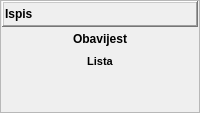
                <widget class="QFrame" name="fraIspis">
                 <property name="sizePolicy">
                  <sizepolicy hsizetype="Preferred" vsizetype="Expanding">
                   <horstretch>0</horstretch>
                   <verstretch>0</verstretch>
                  </sizepolicy>
                 </property>
                 <property name="frameShape">
                  <enum>QFrame::StyledPanel</enum>
                 </property>
                 <property name="frameShadow">
                  <enum>QFrame::Raised</enum>
                 </property>
                 <layout class="QVBoxLayout" name="verticalLayout_13">
                  <property name="spacing">
                   <number>1</number>
                  </property>
                  <property name="leftMargin">
                   <number>1</number>
                  </property>
                  <property name="topMargin">
                   <number>0</number>
                  </property>
                  <property name="rightMargin">
                   <number>1</number>
                  </property>
                  <property name="bottomMargin">
                   <number>0</number>
                  </property>
                  <item>
                   <widget class="QFrame" name="fraTipKupcaTitle_4">
                    <property name="sizePolicy">
                     <sizepolicy hsizetype="Preferred" vsizetype="Maximum">
                      <horstretch>0</horstretch>
                      <verstretch>0</verstretch>
                     </sizepolicy>
                    </property>
                    <property name="frameShape">
                     <enum>QFrame::WinPanel</enum>
                    </property>
                    <property name="frameShadow">
                     <enum>QFrame::Raised</enum>
                    </property>
                    <layout class="QHBoxLayout" name="horizontalLayout_9">
                     <property name="spacing">
                      <number>1</number>
                     </property>
                     <property name="leftMargin">
                      <number>1</number>
                     </property>
                     <property name="topMargin">
                      <number>0</number>
                     </property>
                     <property name="rightMargin">
                      <number>1</number>
                     </property>
                     <property name="bottomMargin">
                      <number>0</number>
                     </property>
                     <item>
                      <widget class="QLabel" name="lblIspisTitle">
                       <property name="font">
                        <font>
                         <weight>75</weight>
                         <bold>true</bold>
                        </font>
                       </property>
                       <property name="text">
                        <string>Ispis</string>
                       </property>
                      </widget>
                     </item>
                     <item>
                      <widget class="QPushButton" name="pushButton_5">
                       <property name="sizePolicy">
                        <sizepolicy hsizetype="Maximum" vsizetype="Fixed">
                         <horstretch>0</horstretch>
                         <verstretch>0</verstretch>
                        </sizepolicy>
                       </property>
                       <property name="text">
                        <string/>
                       </property>
                       <property name="icon">
                        <iconset resource="../../resources/DonatForm.qrc">
                         <normaloff>:/InDonat/Forms/images/ig_menuGreenUp.gif</normaloff>:/InDonat/Forms/images/ig_menuGreenUp.gif</iconset>
                       </property>
                       <property name="iconSize">
                        <size>
                         <width>16</width>
                         <height>16</height>
                        </size>
                       </property>
                       <property name="flat">
                        <bool>true</bool>
                       </property>
                      </widget>
                     </item>
                    </layout>
                   </widget>
                  </item>
                  <item>
                   <widget class="QFrame" name="fraTipKupcaButtons_4">
                    <property name="sizePolicy">
                     <sizepolicy hsizetype="Preferred" vsizetype="Expanding">
                      <horstretch>0</horstretch>
                      <verstretch>0</verstretch>
                     </sizepolicy>
                    </property>
                    <property name="frameShape">
                     <enum>QFrame::NoFrame</enum>
                    </property>
                    <property name="frameShadow">
                     <enum>QFrame::Raised</enum>
                    </property>
                    <layout class="QVBoxLayout" name="verticalLayout_14">
                     <property name="spacing">
                      <number>1</number>
                     </property>
                     <property name="leftMargin">
                      <number>1</number>
                     </property>
                     <property name="topMargin">
                      <number>0</number>
                     </property>
                     <property name="rightMargin">
                      <number>1</number>
                     </property>
                     <property name="bottomMargin">
                      <number>0</number>
                     </property>
                     <item>
                      <widget class="QPushButton" name="btnObavijest">
                       <property name="font">
                        <font>
                         <weight>75</weight>
                         <bold>true</bold>
                        </font>
                       </property>
                       <property name="cursor">
                        <cursorShape>PointingHandCursor</cursorShape>
                       </property>
                       <property name="text">
                        <string>Obavijest</string>
                       </property>
                       <property name="icon">
                        <iconset resource="../../resources/DonatForm.qrc">
                         <normaloff>:/InDonat/Forms/images/dll-icon.jpg</normaloff>:/InDonat/Forms/images/dll-icon.jpg</iconset>
                       </property>
                       <property name="flat">
                        <bool>true</bool>
                       </property>
                      </widget>
                     </item>
                     <item>
                      <widget class="QPushButton" name="btnListaIspis">
                       <property name="font">
                        <font>
                         <pointsize>8</pointsize>
                         <weight>75</weight>
                         <bold>true</bold>
                        </font>
                       </property>
                       <property name="cursor">
                        <cursorShape>PointingHandCursor</cursorShape>
                       </property>
                       <property name="text">
                        <string>Lista</string>
                       </property>
                       <property name="icon">
                        <iconset resource="../../resources/DonatForm.qrc">
                         <normaloff>:/InDonat/Forms/images/dll-icon.jpg</normaloff>:/InDonat/Forms/images/dll-icon.jpg</iconset>
                       </property>
                       <property name="flat">
                        <bool>true</bool>
                       </property>
                      </widget>
                     </item>
                     <item>
                      <spacer name="verticalSpacer">
                       <property name="orientation">
                        <enum>Qt::Vertical</enum>
                       </property>
                       <property name="sizeHint" stdset="0">
                        <size>
                         <width>20</width>
                         <height>40</height>
                        </size>
                       </property>
                      </spacer>
                     </item>
                    </layout>
                   </widget>
                  </item>
                 </layout>
                </widget>
